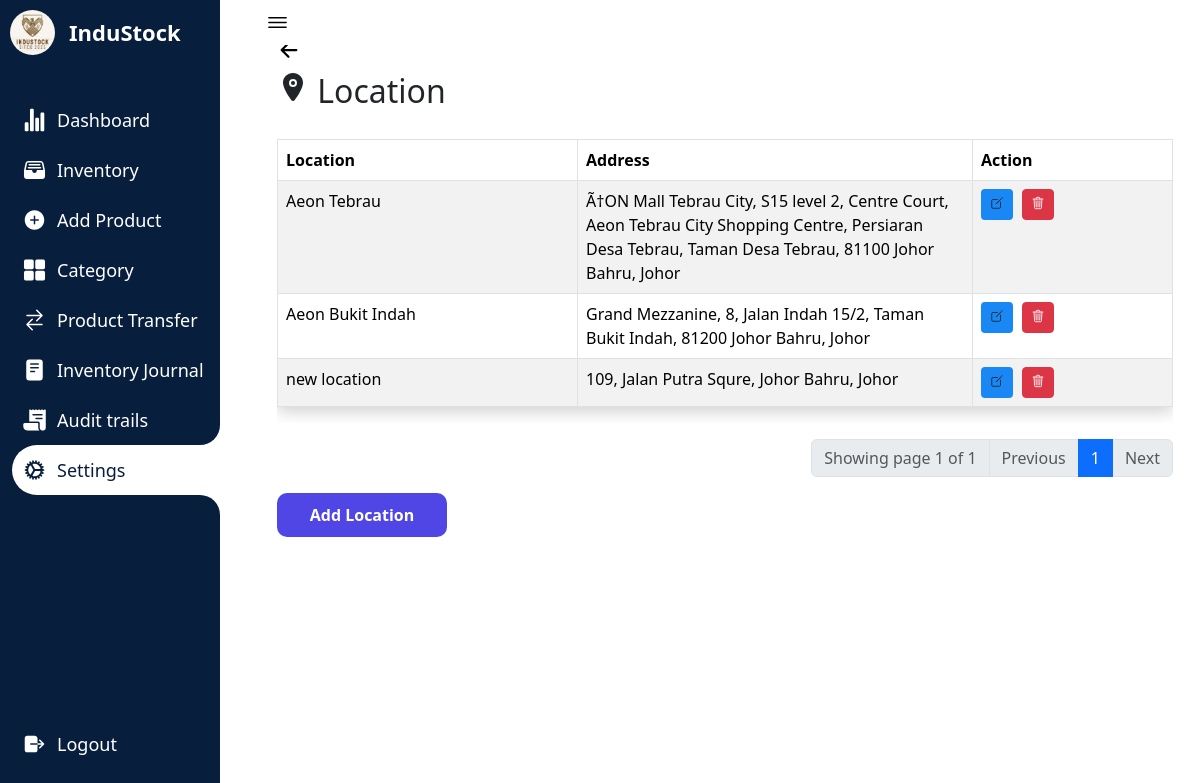
The app's page /viewlocation.php (signed in) with its own data.
### tables this page shows
CREATE TABLE `companyprofile` (
  `id` int(11) NOT NULL,
  `name` varchar(250) NOT NULL,
  `profilepicture` varchar(1000) DEFAULT NULL
);

CREATE TABLE `location` (
  `id` int(11) NOT NULL,
  `name` varchar(250) NOT NULL,
  `address` varchar(250) NOT NULL
);

### viewlocation.php (the view, shortened to what this page needs)
<?php
require_once "config.php";
$companyId = 1;
$query = "SELECT * FROM companyprofile WHERE id = ?";
$stmt = mysqli_prepare($conn, $query);
mysqli_stmt_bind_param($stmt, "i", $companyId);
mysqli_stmt_execute($stmt);
$result = mysqli_stmt_get_result($stmt);
$companyProfile = mysqli_fetch_assoc($result);
$companyProfileImagePath = $companyProfile['profilepicture'];
$companyName = $companyProfile['name'];
?>
<!DOCTYPE html>
<html lang="en">
<head>
    <link rel="stylesheet" href="testin3.css">
    <link href="https://cdn.jsdelivr.net/npm/bootstrap@5.3.1/dist/css/bootstrap.min.css" rel="stylesheet">
</head>
<nav>
<div class="logo">
<div class="logo-image">
    <?php
    if (!empty($companyProfileImagePath)) {
        echo '<img src="' . $companyProfileImagePath . '" alt="Company Logo" class="logoimage">';
    } else {
        echo '<img src="path/to/placeholder/image.jpg" alt="No Image" style="">';
    }
    ?>
</div>
    <div class="logo-name">
    <?php echo $companyName; ?>
    </div>
</div>
        <div class="menu-items">
            <ul class="navLinks">
            <li class="navList">
    <a href="Dashboard.php">
    <ion-icon name="stats-chart"></ion-icon>
        <span class="links">Dashboard</span>
    </a>
</li>
<li class="navList">
    <a href="Inventory.php">
        <ion-icon name="file-tray-full"></ion-icon>
        <span class="links">Inventory</span>
    </a>
</li>
<li class="navList">
    <a href="Product.php">
        <ion-icon name="add-circle"></ion-icon>
        <span class="links">Add Product</span>
    </a>
</li>
    <li class="navList">
        <a href="Category.php">
            <ion-icon name="grid"></ion-icon>
            <span class="links">Category</span>
        </a>
    </li>
    <li class="navList">
        <a href="Order.php">
        <ion-icon name="swap-horizontal"></ion-icon>
            <span class="links">Product Transfer</span>
        </a>
    </li>
    <li class="navList">
        <a href="Reports.php">
            <ion-icon name="reader"></ion-icon>
            <span class="links">Inventory Journal</span>
        </a>
    </li>
    <li class="navList">
        <a href="audittrails.php">
        <ion-icon name="receipt"></ion-icon>
            <span class="links">Audit trails</span>
        </a>
    </li>
    <li class="navList active">
        <a href="Settings.php">
            <ion-icon name="cog"></ion-icon>
            <span class="links">Settings</span>
        </a>
    </li>
            </ul>
            <ul class="bottom-link">
                <li>
                <a href="logout.php">
                    <ion-icon name="log-out"></ion-icon>
                    <span class="links">Logout</span>
                </a>
                </li>
        </div>
    </nav>
    <section class="dashboard">
        <div class="top">
            <ion-icon class="navToggle" name="menu-outline"></ion-icon>
        </div>
         <div class="content-wrapper">
            <div class="container">
                <div class="row">
                    <div class="col-lg-12 col-offset-2">
                    <a href="Settings.php" style="font-size: 24px; text-decoration:none; color:black;">
                    <ion-icon name="arrow-back-outline"></ion-icon>
                    </a>
                        <div class="page-header">
                            <h2><ion-icon name="location"></ion-icon>      Location</h2>
                        </div>
        <div class="row">
            <div class="col-md-12">
                <div class="table-responsive" style="margin-top:20px;">
                <table class="table table-bordered table-striped">
    <thead>
        <th style="min-width:300px;">Location</th>
        <th>Address</th>
        <th style="min-width:200px;">Action</th>
    </thead>
    <tbody>
        <?php
        require_once "config.php";
        $total_records_per_page = 8;
        if (isset($_GET['page_no']) && $_GET['page_no'] != "") {
            $page_no = $_GET['page_no'];
        } else {
            $page_no = 1;
        }
        $offset = ($page_no - 1) * $total_records_per_page;
        $result_count = mysqli_query($conn, "SELECT COUNT(*) as total_records FROM location");
        $total_records = mysqli_fetch_array($result_count);
        $total_records = $total_records['total_records'];
        $total_no_of_pages = ceil($total_records / $total_records_per_page);
        $sql = mysqli_query($conn, "SELECT * FROM location LIMIT $offset, $total_records_per_page");
        $row = mysqli_num_rows($sql);
        if ($row > 0) {
            while ($row = mysqli_fetch_array($sql)) {
                ?>
                <tr>
                    <td><?php echo $row['name']; ?></td>
                    <td><?php echo $row['address']; ?></td>
                    <td>
                        <a href="editlocation.php?editid=<?php echo htmlentities($row['id']); ?>" class="btn btn-sm" style="background-color:#1988F5; margin-right:5px;">
                            <ion-icon name="create-outline"></ion-icon>
                        </a>
                        <a href="viewlocation.php?delid=<?php echo htmlentities($row['name']); ?>" onClick="return confirm('Are you sure you want to delete this location?');" class="btn btn-danger btn-sm">
    <ion-icon name="trash-outline"></ion-icon>
</a>
                    </td>
                </tr>
                <?php
            }
        } else {
            ?>
            <tr>
                <td colspan="3">No records found</td>
            </tr>
            <?php
        }
        ?>
    </tbody>
</table>
                </div>
                <ul class="pagination justify-content-end mt-3">
    <li class="page-item disabled">
        <span class="page-link">Showing page <?php echo $page_no . " of " . $total_no_of_pages; ?></span>
    </li>
    <li class="page-item <?php if ($page_no <= 1) echo 'disabled'; ?>">
        <a class="page-link" <?php if ($page_no > 1) echo "href='?page_no=$previous_page'"; ?>>Previous</a>
    </li>
    <?php
    if ($total_no_of_pages <= 10) {
        for ($counter = 1; $counter <= $total_no_of_pages; $counter++) {
            echo "<li class='page-item ";
            echo ($counter == $page_no) ? "active'>" : "'>";
            echo "<a class='page-link' href='?page_no=$counter'>$counter</a></li>";
        }
    }
    ?>
    <li class="page-item <?php if ($page_no >= $total_no_of_pages) echo 'disabled'; ?>">
        <a class="page-link" <?php if ($page_no < $total_no_of_pages) echo "href='?page_no=$next_page'"; ?>>Next</a>
    </li>
</ul>
<a href="addlocation.php" class="allButton">Add Location</a>
            </div>
        </div>
    </div>
</div>
    </section>
</body>
</html>

### testin3.css (style rules this page uses)
* { margin: 0; padding: 0; box-sizing: border-box; }
:root { --primary-color:#071e3d; --nav-color: #071e3d; --dash-color: #fff; --logo-color: #fff; --text-color: #000; --text-color-light: #333; --white: #fff; --border-color: #ccc; --toggle-color: #fff; --title-icon-color: #fff; --time-03: all 0.3s linear; --time-02: all 0.2s linear; }
nav { position: fixed; top: 0; left: 0; height: 100%; width: 220px; background-color: var(--nav-color); padding: 10px 0 10px 10px; transition: var(--time-03); }
nav .logo { display: flex; align-items: center; }
.logoimage { border-radius:50%; }
nav .logo-image { width: 45px; height: 45px; border-radius: 50%; }
nav .logo-image img { width: 45px; height: 45px; object-fit: cover; }
nav .logo .logo-name { font-size: 22px; font-weight: 600; color: var(--logo-color); margin-left: 14px; white-space: nowrap; transition: var(--time-02); }
nav .menu-items { margin-top: 40px; display: flex; flex-direction: column; height: calc(100% - 90px); justify-content: space-between; }
nav .menu-items li { list-style: none; }
nav .menu-items li a { display: flex; align-items: center; margin-left:-30px; height: 50px; text-decoration: none; }
nav .menu-items li.active a { border-top-left-radius: 25px; border-bottom-left-radius: 25px; position: relative; }
nav .menu-items li a ion-icon { color: var(--white); font-size: 24px; min-width: 45px; }
nav .menu-items li a .links { font-size: 18px; color: var(--white); transition: var(--time-02); }
nav .menu-items li.active a { background-color: var(--dash-color); }
nav .menu-items li.active a:before { content: ''; position: absolute; width: 40px; height: 40px; right: 0; top: -40px; border-radius: 50%; box-shadow: 20px 20px var(--dash-color); pointer-events: none; }
nav .menu-items li.active a:after { content: ''; position: absolute; width: 40px; height: 40px; right: 0; bottom: -40px; border-radius: 50%; box-shadow: 20px -20px var(--dash-color); pointer-events: none; }
nav .menu-items li.active a .links { color: var(--primary-color); }
nav .menu-items li.active a ion-icon { color: var(--primary-color); }
.dashboard { position: relative; left: 250px; width: calc(100% - 250px); min-height: 100vh; background-color: var(--dash-color); padding: 10px 15px; transition: var(--time-03); }
.dashboard .top { position: fixed; background-color: var(--dash-color); display: flex; justify-content: space-between; align-items: center; left: 250px; top: 0; padding: 10px 15px; width: calc(100% - 250px); transition: var(--time-03); z-index: 100; }
.dashboard .top .navToggle { font-size: 25px; color: var(--text-color); cursor: pointer; }
.container { padding:1%; background-color: white; margin-top:5%; transition: border-radius 0.5s cubic-bezier(0.175, 0.885, 0.32, 1.275); }
.content-wrapper { margin-top:-30px; }
.dashboard .content-wrapper { top: 0; transition: var(--time-03); }
table { box-shadow: 0 4px 16px rgba(0, 0, 0, 0.2); }
.allButton { display: inline-block; padding: 10px 20px; text-decoration: none; color: #fff; background-color:#4F46E5; border-radius:10px; width:170px; text-align:center; font-weight: bold; }

### records on screen
companyprofile: profilepicture (picture), name "InduStock"
location: name "Aeon Tebrau", address "Ã†ON Mall Tebrau City, S15 level 2, Centre Court, Aeon Tebrau City Shopping Centre, Persiaran Desa Tebrau, Taman Desa Tebrau, 81100 Johor Bahru, Johor"
location: name "Aeon Bukit Indah", address "Grand Mezzanine, 8, Jalan Indah 15/2, Taman Bukit Indah, 81200 Johor Bahru, Johor"
location: name "new location", address "109, Jalan Putra Squre, Johor Bahru, Johor"

### other values on screen
$page_no "1"
$total_no_of_pages "1"
